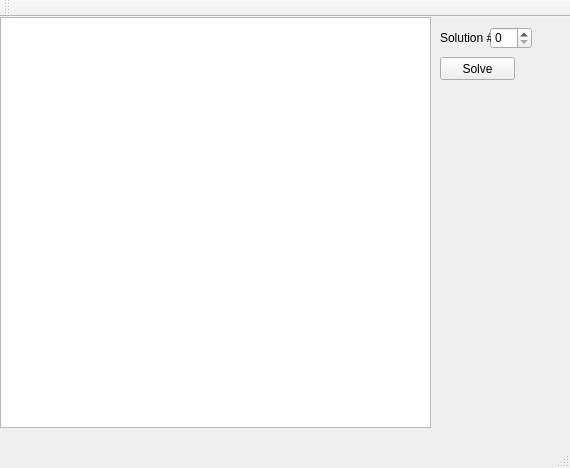
<?xml version="1.0" encoding="UTF-8"?>
<ui version="4.0">
 <class>MainWindow</class>
 <widget class="QMainWindow" name="MainWindow">
  <property name="geometry">
   <rect>
    <x>0</x>
    <y>0</y>
    <width>570</width>
    <height>468</height>
   </rect>
  </property>
  <property name="windowTitle">
   <string>MainWindow</string>
  </property>
  <widget class="QWidget" name="centralWidget">
   <widget class="QGraphicsView" name="graphicsView">
    <property name="geometry">
     <rect>
      <x>0</x>
      <y>0</y>
      <width>431</width>
      <height>411</height>
     </rect>
    </property>
   </widget>
   <widget class="QPushButton" name="pushButton">
    <property name="geometry">
     <rect>
      <x>440</x>
      <y>40</y>
      <width>75</width>
      <height>23</height>
     </rect>
    </property>
    <property name="text">
     <string>Solve</string>
    </property>
   </widget>
   <widget class="QSpinBox" name="spinBox">
    <property name="geometry">
     <rect>
      <x>490</x>
      <y>10</y>
      <width>42</width>
      <height>22</height>
     </rect>
    </property>
   </widget>
   <widget class="QLabel" name="label">
    <property name="geometry">
     <rect>
      <x>440</x>
      <y>10</y>
      <width>51</width>
      <height>21</height>
     </rect>
    </property>
    <property name="text">
     <string>Solution #</string>
    </property>
   </widget>
  </widget>
  <widget class="QMenuBar" name="menuBar">
   <property name="geometry">
    <rect>
     <x>0</x>
     <y>0</y>
     <width>570</width>
     <height>21</height>
    </rect>
   </property>
  </widget>
  <widget class="QToolBar" name="mainToolBar">
   <attribute name="toolBarArea">
    <enum>TopToolBarArea</enum>
   </attribute>
   <attribute name="toolBarBreak">
    <bool>false</bool>
   </attribute>
  </widget>
  <widget class="QStatusBar" name="statusBar"/>
 </widget>
 <layoutdefault spacing="6" margin="11"/>
 <resources/>
 <connections/>
</ui>
